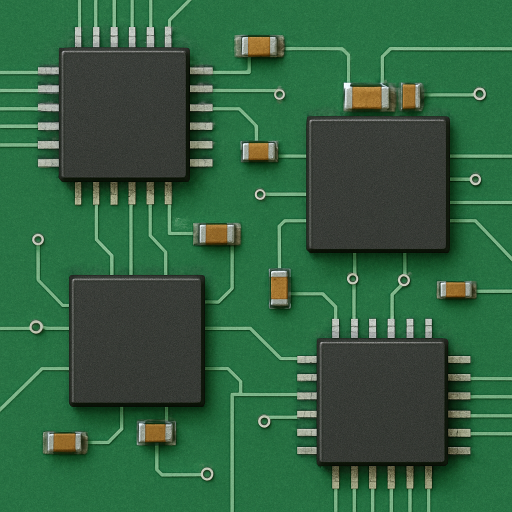
#> input picture python/01-physics-based-modeling/data/pcb_circuit.png, 1024 x 1024 px (shown at 1/2 size)
$ jupyter execute heat_diffusion.ipynb
#> lines starting #> are read from the running program, lines starting #| are printed output that depends on the picture; after the words box and inside, x2 and y2 are one past the last pixel; in counts of white or black regions, pixels touching at a corner belong together
### python/pyutils/benchmarks/heat.py
"""2-D heat-diffusion reference solver (explicit FTCS).

The course's first PDE benchmark:

    dT/dt = alpha * laplacian(T) + qdot / (rho cp)

solved with central differences in space and forward Euler in time (FTCS) on a
uniform grid. The explicit scheme is stable only under the von Neumann limit
returned by `stable_dt`. Used by the gluing, circuit-board and (1-D) egg
applications of Module 01 and by the 2-D surrogate of Module 02. The 1-D heat
rod that Modules 20-26 use is defined in their own notebooks (the CoSTA module
has its own backward-Euler solver); see Audit_Hybrid_Story.md for the plan to
share one definition.

Notation: scalar fields/properties italic (T, alpha, k); the flux is a vector.
"""
from __future__ import annotations

from dataclasses import dataclass
from typing import Callable

import numpy as np


@dataclass
class HeatProblem:
    Lx: float = 1.0
    Ly: float = 1.0
    nx: int = 61
    ny: int = 61
    alpha: float = 1.0e-4          # thermal diffusivity k/(rho cp) [m^2/s]
    # Dirichlet boundary temperatures (None => insulated / zero-flux Neumann)
    T_left: float | None = 1.0
    T_right: float | None = 1.0
    T_bottom: float | None = 0.0
    T_top: float | None = 0.0
    T_init: float = 0.0
    # volumetric source term S = qdot/(rho cp) as S(X, Y, t); default none
    source: Callable[[np.ndarray, np.ndarray, float], np.ndarray] | None = None

    def grid(self):
        x = np.linspace(0.0, self.Lx, self.nx)
        y = np.linspace(0.0, self.Ly, self.ny)
        X, Y = np.meshgrid(x, y, indexing="ij")
        return x, y, X, Y


def stable_dt(alpha: float, dx: float, dy: float, safety: float = 0.9) -> float:
    """von Neumann stability limit for 2-D FTCS (with a safety factor)."""
    return safety / (2.0 * alpha) * (dx**2 * dy**2) / (dx**2 + dy**2)


def _apply_bcs(T: np.ndarray, p: HeatProblem) -> None:
    """Apply Dirichlet (fixed T) or zero-flux Neumann (mirror) on each edge."""
    T[0, :] = p.T_left if p.T_left is not None else T[1, :]
    T[-1, :] = p.T_right if p.T_right is not None else T[-2, :]
    T[:, 0] = p.T_bottom if p.T_bottom is not None else T[:, 1]
    T[:, -1] = p.T_top if p.T_top is not None else T[:, -2]


def solve(p: HeatProblem, t_end: float, dt: float | None = None, save_every: int = 0):
    """Integrate the heat equation to t_end with FTCS.

    Returns (x, y, T) for the final field, or (x, y, T, frames, times) when
    save_every > 0 (frames = list of snapshots every `save_every` steps).
    """
#> called with t_end = 6000, save_every = 400
    x, y, X, Y = p.grid()
    dx, dy = x[1] - x[0], y[1] - y[0]
    dt = dt or stable_dt(p.alpha, dx, dy)
    n = int(np.ceil(t_end / dt))

    T = np.full((p.nx, p.ny), float(p.T_init))
    _apply_bcs(T, p)
    frames, times = [], []
    a = p.alpha
    for k in range(n):
        t = k * dt
        lap = np.zeros_like(T)
        lap[1:-1, 1:-1] = (
            (T[2:, 1:-1] - 2 * T[1:-1, 1:-1] + T[:-2, 1:-1]) / dx**2
            + (T[1:-1, 2:] - 2 * T[1:-1, 1:-1] + T[1:-1, :-2]) / dy**2
        )
        S = p.source(X, Y, t) if p.source is not None else 0.0
        T = T + dt * (a * lap + S)
        _apply_bcs(T, p)
        if save_every and (k % save_every == 0):
            frames.append(T.copy())
            times.append((k + 1) * dt)

    if save_every:
        return x, y, T, frames, times
    return x, y, T


# [5 lines that do not run on import are left out]

### python/01-physics-based-modeling/notebooks/heat_diffusion.ipynb
# Heat diffusion (PDE) — the physics-based recipe

Our first **PDE benchmark**, solved with explicit **FTCS** (`pyutils/benchmarks/heat.py`). Same four steps as the vessel.

### Setup — libraries and the heat solver

Put the repository root (`python/`) on the path, import **NumPy** for the field arrays and **Matplotlib** for the plots, apply the shared course plotting style, and load the finite-difference solver `pyutils.benchmarks.heat`. That module supplies `HeatProblem` (geometry, diffusivity, boundary temperatures), the explicit `solve` (the FTCS marcher), and `stable_dt` (the von Neumann step limit) used throughout this notebook.

[cell 1]
import sys, os
sys.path.insert(0, os.path.abspath(os.path.join('..', '..')))  # -> python/
import numpy as np
import matplotlib.pyplot as plt
from pyutils import set_plot_style; set_plot_style()
from pyutils.benchmarks import heat

*No output — this cell only prepares the environment.* It leaves the `heat` module and the plotting style loaded; every field below is built with `heat.HeatProblem` and marched with `heat.solve`.

## Step 1 — Derive

A first-law energy balance on a fixed control volume, closed with **Fourier's law** $\boldsymbol{q}=-k\nabla T$ (heat flows down the temperature gradient), gives the **heat (diffusion) equation**

$$\frac{\partial T}{\partial t} = \alpha\nabla^2 T + \frac{\dot q}{\rho c_p},\qquad \alpha=\frac{k}{\rho c_p}.$$

Here $T(\boldsymbol{x},t)$ is temperature, $\alpha$ the **thermal diffusivity** [m$^2$/s], and $\dot q$ a volumetric source. The conservation balance is exact; Fourier's law is the one *modelled* (empirical) closure — the place data could later enter. This benchmark uses $\dot q=0$, leaving pure diffusion driven by the boundaries.

## Step 2 — Write & analyze

**This is the cell to edit.** The grid, the diffusivity and the four wall temperatures all live in the next code cell, and every later cell reads them from `p`. *The prose between the cells narrates the **default** run; if you change a parameter the numbers quoted in the text will no longer match, but every print-out, figure, annotation and saved reference file will follow your change.*

The domain is the unit square ($L_x=L_y=1$) on a $61\times61$ grid with **thermal diffusivity** $\alpha=10^{-4}\,$m$^2$/s. Three boundary-condition types recur across the PDE modules:

* **Dirichlet** $T=T_b$ (fixed temperature) — used here: hot left/right walls $T_{\text{left}}=T_{\text{right}}=1$, cold top/bottom walls $T_{\text{top}}=T_{\text{bottom}}=0$;
* **Neumann** $-k\,\partial_n T=q_n$ (fixed flux; `None` in `HeatProblem` means insulated/zero-flux);
* **Robin** $-k\,\partial_n T=h(T-T_\infty)$ (convection).

The **initial condition** is $T(\boldsymbol{x},0)=0$. Two numbers set up the run before any code executes: the **diffusion timescale** $\tau\sim L^2/\alpha$ (how long to march), and the explicit-FTCS **von Neumann stability limit** $\Delta t\le\frac{1}{2\alpha}\frac{\Delta x^2\Delta y^2}{\Delta x^2+\Delta y^2}$ (the largest step allowed). This cell computes both.

[cell 2]
# ---- Parameters (edit these, then Run All) ------------------------------
p = heat.HeatProblem(nx=61, ny=61,                                  # grid
                     alpha=1e-4,                                     # thermal diffusivity [m^2/s]
                     T_left=1.0, T_right=1.0, T_top=0.0, T_bottom=0.0)  # Dirichlet walls (None = insulated)
t_end      = 0.6 * p.Lx**2 / p.alpha     # march to ~0.6 of the diffusion timescale
save_every = 400                         # steps between saved snapshots

dx = p.Lx/(p.nx-1); dy = p.Ly/(p.ny-1)
print('diffusion timescale L^2/alpha =', p.Lx**2/p.alpha, 's')
print('von Neumann stable dt        =', heat.stable_dt(p.alpha, dx, dy), 's')
print('marching to t_end            =', t_end, 's')

The **diffusion timescale** is $\tau=L^2/\alpha=1^2/10^{-4}=10{,}000\,$s — the field needs of order a few thousand seconds to feel the walls and settle. The **stable step** is only $\Delta t=0.625\,$s (with the built-in 0.9 safety factor), so reaching steady state costs on the order of $10^4$ explicit steps. Diffusion is forgiving in accuracy but the FTCS step cap is what makes it expensive — the tension that motivates implicit schemes on the stiff cable.

## Step 3 — Solve

March the explicit **FTCS** update (forward in time, centred in space)

$$T_{i,j}^{\,n+1}=T_{i,j}^{\,n}+\alpha\Delta t\!\left[\frac{T_{i+1,j}^{\,n}-2T_{i,j}^{\,n}+T_{i-1,j}^{\,n}}{\Delta x^2}+\frac{T_{i,j+1}^{\,n}-2T_{i,j}^{\,n}+T_{i,j-1}^{\,n}}{\Delta y^2}\right]$$

to $t_{\text{end}}=0.6\,L^2/\alpha=6000\,$s ($\approx0.6\,\tau$, near steady state), saving a snapshot every 400 steps. The right-hand side uses only known level-$n$ values, so every node updates independently — no linear system to solve. Hot Dirichlet walls left/right, cold top/bottom: a simple conduction problem.

[cell 3]
x, y, T, frames, times = heat.solve(p, t_end=t_end, save_every=save_every)
print('snapshots:', len(frames), '| final T range:', round(float(T.min()),3), round(float(T.max()),3))

The march stored **24 snapshots** on the way to $t=6000\,$s. The final field spans exactly $[0,1]$ — the maximum principle at work: with $\dot q=0$ the interior can never exceed the hottest wall ($T=1$) nor fall below the coldest ($T=0$), so diffusion only *smooths* between the fixed boundary values. `frames`/`times` hold the snapshots plotted next.

## Step 4 — Analyze

Three views of the same solution. **Left:** the final 2-D temperature field. **Middle:** the mid-height profile $T(x,\,y=0.5)$ at four saved times, showing how the field fills in from the walls. **Right:** a **sensitivity sweep in the diffusivity** — the field is re-solved (same grid and walls as `p`) to a *fixed* $t=0.2\,L^2/\alpha_0$ ($=2000\,$s at the default) for $\alpha\in\{0.5,\,1,\,2\}\times\alpha_0$ (default $\alpha_0=10^{-4}\,$m$^2$/s), so a larger $\alpha$ means the field has progressed further toward steady state at the same wall-clock time. This $\alpha$ is the parameter a data-driven surrogate would later learn to interpolate.

[cell 4]
from dataclasses import replace
t_sens = 0.2 * p.Lx**2 / p.alpha              # a fixed time, well before steady state
alphas = [0.5*p.alpha, p.alpha, 2*p.alpha]    # sweep around the diffusivity in p

fig, ax = plt.subplots(1, 3, figsize=(15, 4))
im = ax[0].contourf(x, y, T.T, 20, cmap='inferno')
ax[0].set(title=f'Temperature field (t={times[-1]:.0f}s)', xlabel='x', ylabel='y'); fig.colorbar(im, ax=ax[0])
for f, tt in zip(frames[::max(1,len(frames)//4)], times[::max(1,len(times)//4)]):
    ax[1].plot(x, f[:, p.ny//2], label=f't={tt:.0f}s')
ax[1].set(title='Mid-height profile vs time', xlabel='x', ylabel='T'); ax[1].legend(fontsize=8)
for a in alphas:
    pp = replace(p, alpha=a)                  # identical grid and walls, only alpha differs
    _, _, Tf = heat.solve(pp, t_end=t_sens)
    ax[2].plot(x, Tf[:, pp.ny//2], label=f'alpha={a:g}')
ax[2].set(title=f'Sensitivity to alpha (t={t_sens:.0f}s)', xlabel='x', ylabel='T'); ax[2].legend(fontsize=8)
plt.tight_layout(); plt.show()
#> after `plt.tight_layout()`:
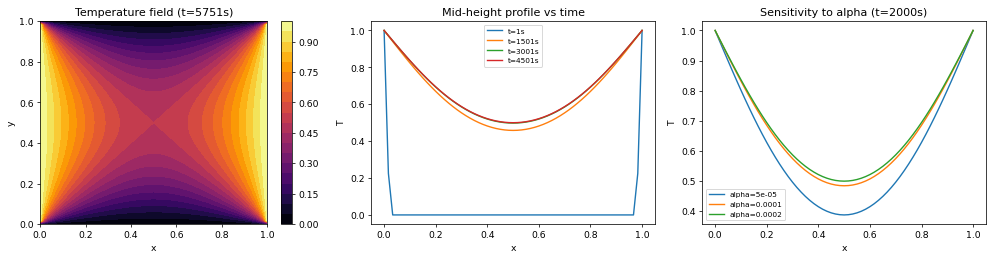
#> figure drawn by matplotlib, 4 panels; panel 2: curve peaks at x = 0, y = 1; panel 2: curve peaks at x = 0, y = 1; panel 2: curve peaks at x = 0, y = 1; panel 3: curve peaks at x = 0, y = 1

Read the three panels together. **Left:** the steady field is hot ($T\approx1$) along the left and right Dirichlet walls and cold ($T\approx0$) along top and bottom, with a saddle at the centre where the hot and cold influences balance at $T\approx0.5$. **Middle:** at $t=1\,$s (blue) the interior is still flat at $0$ with the boundary values only spiking at the very edges — heat has not penetrated; by $t\approx1500\,$s the profile has filled into a symmetric U dipping to $\approx0.5$ at mid-span, and the $t\approx3000$ and $4500\,$s curves lie on top of it — **steady state reached**. **Right:** at the fixed $t=2000\,$s the largest diffusivity $\alpha=2\times10^{-4}$ (green) has nearly reached the steady U ($\approx0.5$ at centre) while $\alpha=5\times10^{-5}$ (blue) has only reached $\approx0.39$ — confirming $\tau\sim L^2/\alpha$: **halving $\alpha$ roughly doubles the time to equilibrate**.

**Hand-off.** An unknown or wrong source term $\dot q$ / boundary condition is the canonical defect the **corrective source-term approach** (module 20) repairs.

### Save a reference solution

Persist the final field and its grid to `../data/heat_reference.npz` (arrays `x`, `y`, `T`, and the diffusivity `alpha`). This is the ground-truth artifact the data-driven and corrective-source modules later load, so a surrogate is trained against exactly this FTCS solution.

[cell 5]
os.makedirs('../data', exist_ok=True)
np.savez('../data/heat_reference.npz', x=x, y=y, T=T, alpha=p.alpha)
print('saved ../data/heat_reference.npz')

Confirms the reference was written to `../data/heat_reference.npz`. It bundles the converged field `T`, the grid `x`, `y`, and `alpha=1e-4` — a self-contained ground truth for the downstream data-driven notebooks.

### Results example — a real circuit board (photo → chips → FTCS)

The same FTCS scheme with a **source term** and **variable diffusivity**. A photo of a PCB is segmented into its four dark chips; each chip is given a higher diffusivity ($\alpha_{\text{chip}}=5\times10^{-5}$ vs board $\alpha_{\text{board}}=10^{-5}\,$m$^2$/s) and a constant heating rate $S_0\in\{55,40,70,30\}$ over its footprint. The board is $10\,$cm square on a $120\times120$ grid with insulated (zero-flux) edges and ambient $T_\infty=300\,$K. A **fan** is modelled as a distributed convective sink $-h(T-T_\infty)$: the field is solved to quasi-steady twice, with the fan off ($h=0$) and on ($h=6$).

[cell 6]
# --- Results example: a real circuit board (photo + segmented chips + FTCS) ---
import matplotlib.pyplot as plt
from PIL import Image
from pyutils import save_dual
FIG = os.path.abspath(os.path.join('..', 'figures')); os.makedirs(FIG, exist_ok=True)
DATA = os.path.join('..', 'data', 'pcb_circuit.png')

nx = ny = 120
Lx = Ly = 0.10                    # 10 cm square board
dx, dy = Lx/nx, Ly/ny
alpha_board, alpha_chip = 1e-5, 5e-5
S_chip = [55.0, 40.0, 70.0, 30.0]  # heating rate of each chip [K/s]
T_amb  = 300.0                     # ambient temperature [K]
h_fan  = 6.0                       # fan strength: convective-sink coefficient [1/s]
t_max  = 6.0                       # march time to quasi-steady [s]

img = np.array(Image.open(DATA).convert('RGB'))
#> img is the input picture: shape (1024, 1024, 3); mean R, G, B 49.7, 96.2, 63.9
try:                              # segment the four dark chips from the photo
    from skimage.color import rgb2hsv
    from skimage.transform import resize
    from scipy.ndimage import label, find_objects
    small = resize(img, (nx, ny), preserve_range=True).astype(np.uint8)
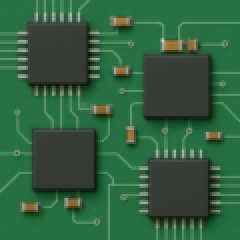
#> small: shape (120, 120, 3) (shown 2 times larger); mean R, G, B 49.2, 95.7, 63.4
    lab, ncc = label(rgb2hsv(small)[..., 2] < 0.25)
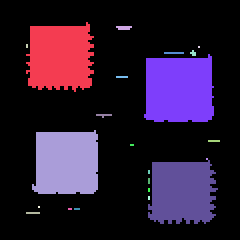
#> lab: shape (120, 120) int32 (shown 2 times larger); 23 distinct labels, from 0 to 22; one colour per label, 0 black
#> ncc = 22
    areas = sorted(((i, int(np.sum(lab == i))) for i in range(1, ncc+1)),
                   key=lambda t: t[1], reverse=True)
#> areas = [(7, 1058), (1, 964), (10, 958), (14, 925), (2, 14), (6, 10), (9, 9), (22, 7), (5, 6), (8, 6), (11, 6), (16, 3), (21, 3), (3, 2), (12, 2), (15, 2), (17, 2), (18, 2), (20, 2), (4, 1), (13, 1), (19, 1)]
    lab, _ = label(np.isin(lab, [i for i, _ in areas[:4]]))
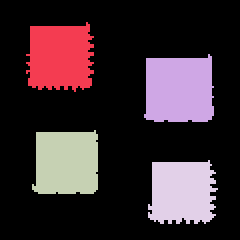
#> lab: shape (120, 120) int32 (shown 2 times larger); 5 distinct labels, from 0 to 4; one colour per label, 0 black
    rects = [(s[0].start, s[0].stop, s[1].start, s[1].stop)   # (row0, row1, col0, col1) on the 120x120 grid
             for s in find_objects(lab) if s is not None]
#> rects = [(11, 46, 13, 47), (27, 61, 72, 107), (65, 97, 16, 49), (80, 112, 74, 109)]
    assert len(rects) == 4
except Exception:                 # fallback: chip boxes on the 120x120 grid
    rects = [(11, 46, 13, 47), (27, 61, 72, 107), (65, 97, 16, 49), (80, 112, 74, 109)]

# variable diffusivity (chips conduct better) + a constant heat source per chip
alpha = np.full((nx, ny), alpha_board)
S0    = np.zeros((nx, ny))
for k, (x0, x1, y0, y1) in enumerate(rects):
    alpha[x0:x1, y0:y1] = alpha_chip
    S0[x0:x1, y0:y1]    = S_chip[k % len(S_chip)]
#> this loop made 4 passes
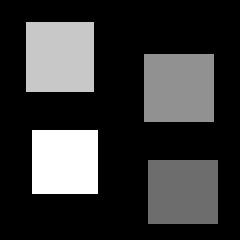
#> S0: shape (120, 120) float64 (shown 2 times larger); min 0, max 70, mean 15.3; drawn with min black and max white
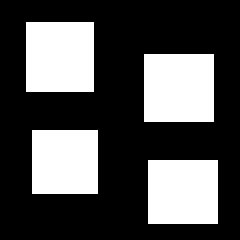
#> alpha: shape (120, 120) float64 (shown 2 times larger); values 1e-05 (black) and 5e-05 (white), 31.6% white; 4 white regions, box (x1, y1, x2, y2) and area: (13, 11, 47, 46) 1190, (72, 27, 107, 61) 1190, (74, 80, 109, 112) 1120, (16, 65, 49, 97) 1056

def solve_board(h):
    """FTCS to quasi-steady; a 'fan' is a convective sink -h (T - T_amb)."""
#> called with h = 0
    dt = 0.2 * (dx**2 * dy**2) / (2 * alpha_chip * (dx**2 + dy**2))
    T = np.full((nx, ny), T_amb)
    for _ in range(int(t_max / dt)):
        Tn = T; lap = np.zeros_like(T)
        lap[1:-1, 1:-1] = ((Tn[2:, 1:-1] - 2*Tn[1:-1, 1:-1] + Tn[:-2, 1:-1]) / dx**2
                         + (Tn[1:-1, 2:] - 2*Tn[1:-1, 1:-1] + Tn[1:-1, :-2]) / dy**2)
        T = Tn + dt * (alpha * lap + S0 - h * (Tn - T_amb))
        T[0, :] = T[1, :]; T[-1, :] = T[-2, :]; T[:, 0] = T[:, 1]; T[:, -1] = T[:, -2]
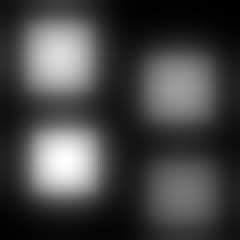
#> T: shape (120, 120) float64 (shown 2 times larger); min 300.4, max 436.2, mean 337.2; drawn with min black and max white
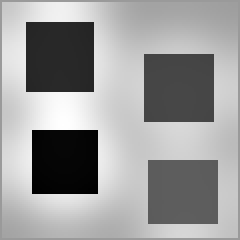
#> lap: shape (120, 120) float64 (shown 2 times larger); min -1293198.8, max 837171.6, mean 0; drawn with min black and max white
    return T

T_nofan = solve_board(0.0)
T_fan   = solve_board(h_fan)
#> call 2 of solve_board, with h = 6
#> after the loop in solve_board (call 2), `for _ in range(int(t_max / dt)):`:
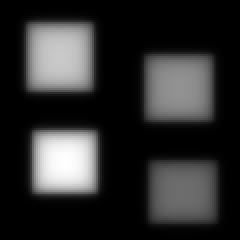
#> T: shape (120, 120) float64 (shown 2 times larger); min 300, max 311.4, mean 302; drawn with min black and max white
#> after the loop in solve_board (call 2), `for _ in range(int(t_max / dt)):`:
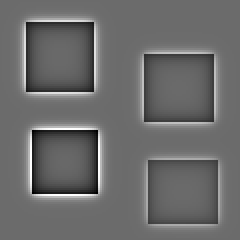
#> lap: shape (120, 120) float64 (shown 2 times larger); min -1121650, max 1529746.4, mean 0; drawn with min black and max white
peak0, peak1 = float(T_nofan.max()), float(T_fan.max())
#> peak0 = 436.2; peak1 = 311.4
print(f'{len(rects)} chips; peak no-fan {peak0:.0f} K, fan {peak1:.0f} K, drop {peak0-peak1:.0f} K')
#| 4 chips; peak no-fan 436 K, fan 311 K, drop 125 K

def plot_circuit():
    fig, ax = plt.subplots(1, 2, figsize=(11.5, 5.2))
    for a, T, ttl in [(ax[0], T_nofan, f'no cooling  (peak {peak0:.0f} K)'),
                      (ax[1], T_fan,   f'fan on  (peak {peak1:.0f} K)')]:
        a.imshow(img, origin='upper', extent=[0, Lx, 0, Ly])
        # T is indexed [row, col] exactly like the photo, so draw it in the same orientation (no transpose/flip)
        im = a.imshow(T, cmap='magma', origin='upper', extent=[0, Lx, 0, Ly],
                      alpha=0.6, vmin=T_amb, vmax=peak0)
        a.set(title=ttl, xlabel='x [m]', ylabel='y [m]'); a.grid(False)
    fig.colorbar(im, ax=ax, label='temperature [K]', fraction=0.046, pad=0.02)

save_dual(plot_circuit, 'heat_circuit', FIG)
#> (this line was passed over: pyutils is not available in this run)
assert peak1 < peak0, 'the fan must lower the peak temperature'
print('heat_circuit saved; assertion passed')
